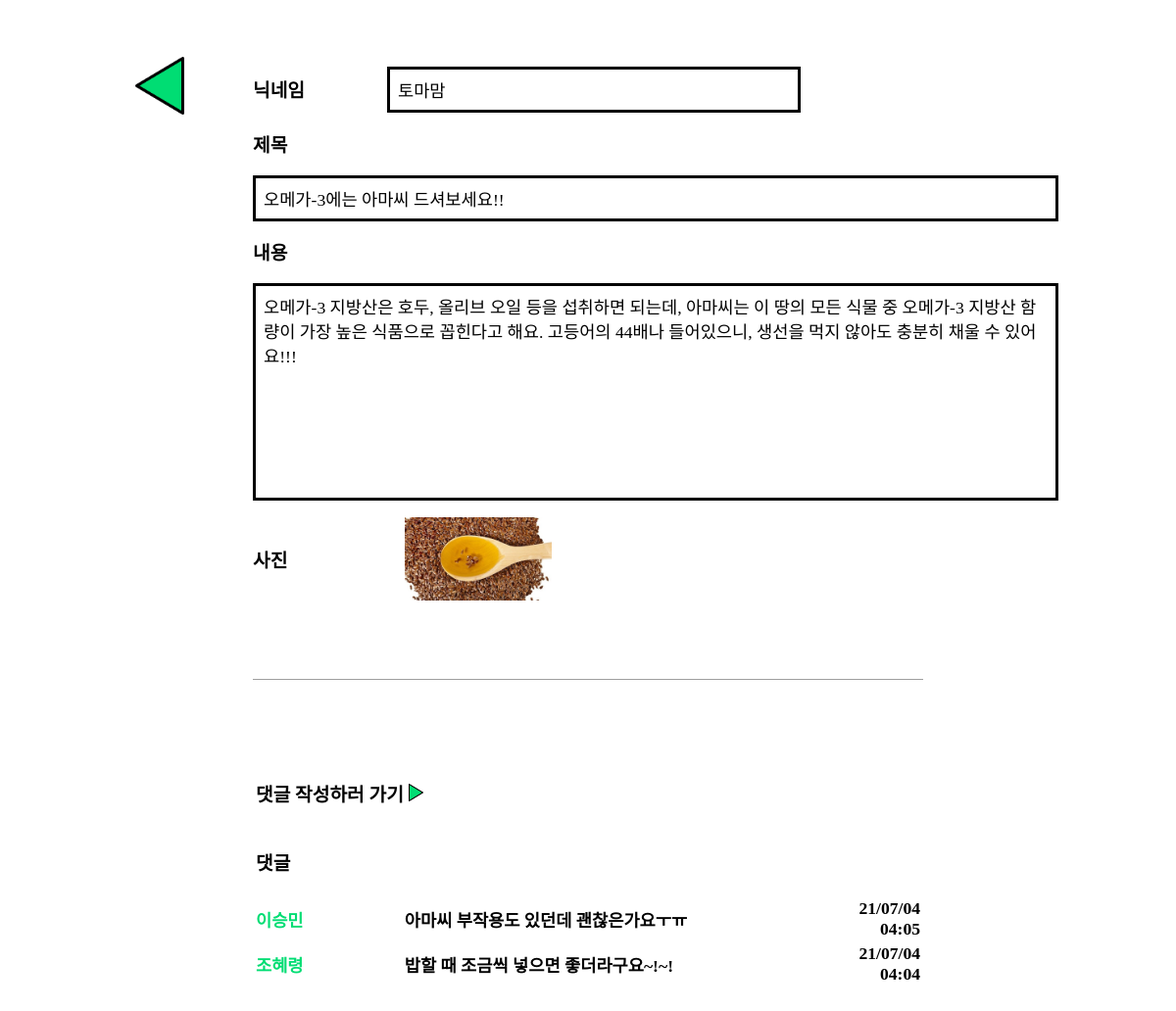
Page /post/40/ (signed in) on the committed database.
### begin_vegan/models.py (models this page shows, shortened)
class Post(models.Model):
    ALL = '전체'
    VEGAN = '비건'
    LACTO_OVO = '락토-오보'
    PESCO = '페스코'
    POLLO = '폴로'
    FLEXITARIAN = '플렉시테리언'
    TENDENCY = [
        (ALL, '전체'),
        (VEGAN, '비건'),
        (LACTO_OVO, '락토-오보'),
        (PESCO, '페스코'),
        (POLLO, '폴로'),
        (FLEXITARIAN, '플렉시테리언'),
    ]
    user = models.ForeignKey(Profile, on_delete=models.CASCADE)
    title = models.CharField(max_length=100)
    content = models.CharField(max_length=200)
    date = models.DateTimeField(auto_now_add=True)
    category = models.CharField(max_length=6, choices=TENDENCY, default=FLEXITARIAN)
    photo = models.ImageField(blank=True, null=True)
    class Meta:
        ordering = ['-date']

class Comments(models.Model):
    user = models.ForeignKey(Profile, on_delete=models.CASCADE)
    post = models.ForeignKey(Post, on_delete=models.CASCADE)
    comment = models.CharField(max_length=200)
    date = models.DateTimeField(auto_now_add=True)
    class Meta:
        ordering = ['-date']

### accounts/models.py (models this page shows)
class Profile(models.Model):
    user = models.OneToOneField(settings.AUTH_USER_MODEL, on_delete=models.CASCADE)
    def __str__(self):
        return f'{self.user.username}'

### begin_vegan/views.py (the view)
# urls.py: path('post/<int:pk>/', views.PostDetailView.as_view(), name='post_detail'),
class PostDetailView(LoginRequiredMixin, generic.DetailView):
    model = Post

### begin_vegan/templatetags/begin_vegan_filters.py (called while the page is built)
@register.filter
@stringfilter
def trim(value):
    return value.strip()

### begin_vegan/templates/begin_vegan/post_detail.html (shortened to what this page needs)
{% extends 'base.html' %}
{% block content %}
{% load begin_vegan_filters %}
<a href="{% url 'begin_vegan:post_list' %}">
    <img style="width: 50px; margin: 50px 0px -70px 130px" src="/static/assets/back_icon.png/" alt="뒤로가기">
</a>
<div style="display: flex; justify-content: flex-start; align-items: center; flex-wrap: wrap; padding: 0px 250px 100px 250px">
    <div>
        <span class="label" style="margin-right: 80px">닉네임</span>
        <p class="input_box" style="width: 400px;">
            {{ post.user }}
        </p>
    </div>
    <div>
        <span class="label">제목</span>
        <p class="input_box">
            {{ post.title }}
        </p>
    </div>
    <div>
        <span class="label">내용</span>
        <p class="input_box" style="height: 200px;">
            {{ post.content }}
        </p>
    </div>
    {% if post.photo %}
        <span style="font-size: 1.2rem; font-weight: bold; margin-right: 120px">사진</span>
        <img src="{{ post.photo.url }}" width="150" alt="Image">
    {% endif %}
    <div style="height: 1px; width: 990px; background-color: #9e9e9e; margin: 80px 0px"></div>
    <table style="width: 990px; font-weight: bold; font-size: 1.1rem;">
        <tbody>
        <tr>
            <td colspan="2">
                <a href="{% url 'begin_vegan:comment_create' post_pk=post.pk %}">
                    <p style="font-weight: bold; font-size: 1.2rem;">
                        댓글 작성하러 가기
                        <img src="/static/assets/go_icon.png" height="18" alt="Go">
                    </p>
                </a>
            </td>
        </tr>
            <tr>
                <td><p style="font-weight: bold; font-size: 1.2rem;">댓글</p></td>
            </tr>
        {% for comments in post.comments_set.all %}
        <tr>
            <td style="width: 160px; height: 40px; color: #00DD73; font-size: 1.1rem">{{ comments.user }}</td>
            <td style="width: 500px">{{ comments.comment }}</td>
            <td style="text-align: right">{{ comments.date|date:'y/m/d h:i' }}</td>
        </tr>
        {% endfor %}
        </tbody>
    </table>
</div>
{% endblock %}

### begin_vegan/static/style.css (style rules this page uses)
.input_box { display: inline-block; font-size: 1.1rem; width: 800px; padding: 8px; border: solid; font-family: "Arial Rounded MT Bold"; }
a { text-decoration: none; color: black; }
.label { font-size: 1.2rem; font-weight: bold; margin-right: 100px; }

### rows in the picture
Post: user "토마맘", title "오메가-3에는 아마씨 드셔보세요!!", content "오메가-3 지방산은 호두, 올리브 오일 등을 섭취하면 되는데, 아마씨는 이 땅의 모든 식물 중 오메가-3 지방산 함량이 가장 높은 식품으로 꼽힌다고 해요. 고등어의 44배나 들어있으니, 생선을 먹지 않아도 충분히 채울 수 있어요!!!", photo (picture)
Comments: user "이승민", comment "아마씨 부작용도 있던데 괜찮은가요ㅜㅠ", date "21/07/04 04:05"
Comments: user "조혜령", comment "밥할 때 조금씩 넣으면 좋더라구요~!~!", date "21/07/04 04:04"
